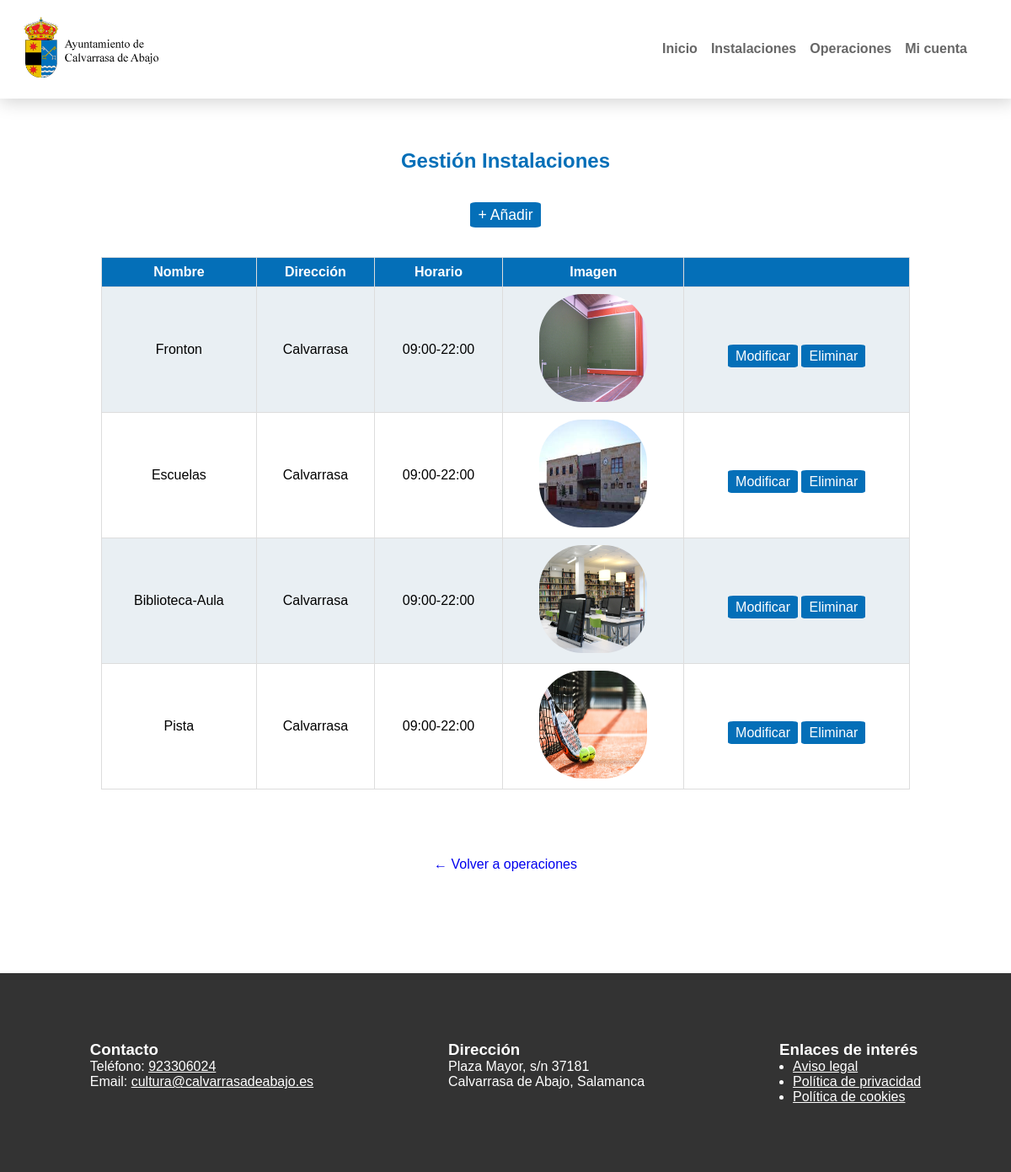
The page /index.php?ctl=gestionarInstalaciones (signed in) on the database as committed earlier.
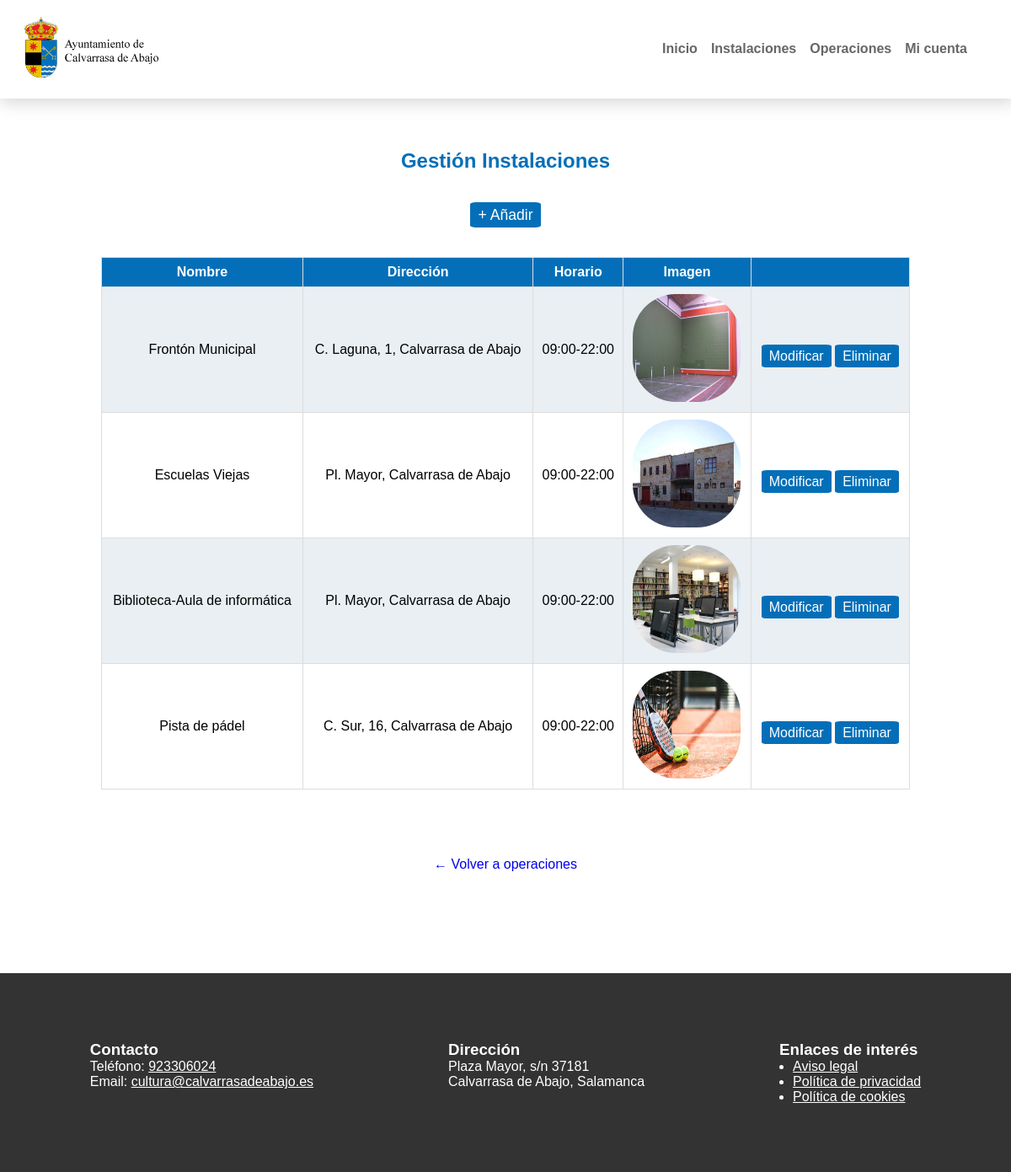
The same page on the database as committed later.
### tables this page shows
CREATE TABLE `instalaciones` (
  `id` int(11) NOT NULL,
  `nombre` varchar(50) NOT NULL,
  `direccion` varchar(100) NOT NULL,
  `horario` varchar(15) NOT NULL,
  `imagen` varchar(255) DEFAULT NULL
);

### controlador/ControladorReservas.php (called while the page is built, shortened)
<?php
    class ControladorReservas{
        public function gestionarInstalaciones(){
            $instalaciones=new Instalaciones();
            $datos=$instalaciones->verInstalaciones();
            $rutaImagen="./recursos/imagenes/";
            include_once ('vista/vista_gestionarInstalaciones.php');
        }
    }

### index.php (called while the page is built)
<?php
    include ("controlador/controladorFrontal.php")
?>

### modelo/Conectar.php (called while the page is built)
<?php
class Conectar{
    public static function conexion(){
        try {
            $conexion = new PDO('mysql:host=' . Config::$host. ';dbname=' . Config::$database . ';port=' . Config::$port . ';charset=' . Config::$charset, Config::$username, Config::$password);
            $conexion->setAttribute(PDO::ATTR_ERRMODE, PDO::ERRMODE_EXCEPTION);
        } catch (PDOException $e) {
            exit("<h1><br>Fichero: " . $e->getFile() . "<br>Línea: " . $e->getLine() . "<br>Error: " . $e->getMessage() . "</h1>");
        }
        return $conexion;
    }
}
?>

### modelo/Instalaciones.php (called while the page is built, shortened)
<?php
class Instalaciones{
    public function verInstalaciones(){
        try{
            $sql = "SELECT id, nombre, direccion, horario, imagen FROM instalaciones" ;
            $consulta = Conectar::conexion()->prepare($sql);
            $instalacion = $consulta->execute();
            $instalacion = $consulta->fetchAll(PDO::FETCH_ASSOC);
            return $instalacion;
        }catch (PDOException $e) {
            exit("<h1><br>Fichero: " . $e->getFile() . "<br>Línea: " . $e->getLine() . "<br>Error: " . $e->getMessage() . "</h1>");
        }
   }
}
?>

### vista/vista_gestionarInstalaciones.php (the view, shortened to what this page needs)
<h2>Gestión Instalaciones</h2>
    <?php if(count($datos) < 1){ ?>
        <p>No existen instalaciones</p>
    <?php }else { ?>
<form action="index.php?ctl=gestionarInstalaciones" method="post" enctype="multipart/form-data">
    <?php if(!isset($_REQUEST['anadirInstalacion'])){
            if(!isset($_REQUEST['modificarIns'])){?>
                <td><input class="botonP botonA" type="submit" name="anadirInstalacion" id="anadirInstalacion" value="+ Añadir" ></td>
                <?php } else {?>
                    <td><input class="botonP botonA" type="submit" name="anadirInstalacion" id="anadirInstalacion" value="+ Añadir" style="visibility: hidden;"></td>
                <?php }?>
    <?php }?>
    <table class="gestionarInstalaciones">
        <th>Nombre</th>
        <th>Dirección</th>
        <th>Horario</th>
        <th>Imagen</th>
        <th colspan="2"></th>
    <?php foreach($datos as $indice=>$contenido){?>
        <tr>
        <?php if(!isset($_REQUEST['modificarIns'])){ ?>
            <td><?= $datos[$indice]["nombre"]?></td>
            <td><?= $datos[$indice]["direccion"]?></td>
            <td><?= $datos[$indice]["horario"]?></td>
            <td><img src="<?=$rutaImagen.$datos[$indice]['imagen']?>"></td>
        <td><button class="botonM" type="submit" name="modificarIns" id="modificarIns" value="<?= $datos[$indice]["id"]?>">Modificar</button>
            <button class="botonE" type="submit" name="eliminarIns" id="eliminarIns" value="<?= $datos[$indice]["id"]?>">Eliminar</button>
        </td>
        <?php }  }?>
        </tr>
</form>
<?php } ?>
<a class="enlaceP" href="index.php?ctl=operaciones"> &larr; Volver a operaciones</a>
<?php $contenido = ob_get_clean();?>
<?php include 'estructura.php' ;?>

### controlador/controladorFrontal.php (shortened to what this page needs)
<?php
$map=array(
    'home' => array(
        'controller' => 'ControladorInicio',
        'action' => 'home',
    ),
    'login' => array(
        'controller' => 'ControladorInicio',
        'action' => 'login',
    ),
    'registro' => array(
        'controller' => 'ControladorInicio',
        'action' => 'registro',
    ),
    'validar' => array(
        'controller' => 'ControladorInicio',
        'action' => 'validar',
    ),
    'modificarDatos' => array(
        'controller' => 'ControladorInicio',
        'action' => 'modificarDatos',
    ),
    'reservasUsuario' => array(
        'controller' => 'ControladorInicio',
        'action' => 'reservasUsuario',
    ),
    'logout' => array(
        'controller' => 'ControladorInicio',
        'action' => 'logout',
    ),
    'inicio' => array(
        'controller' => 'ControladorReservas',
        'action' => 'inicio',
    ),
    'instalaciones' => array(
        'controller' => 'ControladorReservas',
        'action' => 'instalaciones',
    ),
    'reservas' => array(
        'controller' => 'ControladorReservas',
        'action' => 'reservas',
    ),
    'reservasUsuario' => array(
        'controller' => 'ControladorReservas',
        'action' => 'reservasUsuario',
    ),
    'contacto' => array(
        'controller' => 'ControladorReservas',
        'action' => 'contacto',
    ),
    'operaciones' => array(
        'controller' => 'ControladorReservas',
        'action' => 'operaciones',
    ),
    'gestionarInstalaciones' => array(
        'controller' => 'ControladorReservas',
        'action' => 'gestionarInstalaciones',
    ),
    'gestionarReservas' => array(
        'controller' => 'ControladorReservas',
        'action' => 'gestionarReservas',
    ),
    'gestionarUsuarios' => array(
        'controller' => 'ControladorReservas',
        'action' => 'gestionarUsuarios',
    ),
    'generarInforme' => array(
        'controller' => 'ControladorPDF',
        'action' => 'generarInforme',
    ),
);
if (isset($_REQUEST['ctl'])) {
    if (isset($map[$_REQUEST['ctl']])) {
        $ruta = $_REQUEST['ctl'];
    } else {
        echo '<p><h2>Error 404: No existe la ruta <i>' . $_REQUEST['ctl'] . '</h2></p>';
        exit;
    }
} else {
    $ruta = 'home';
}
$controlador = $map[$ruta];
if (method_exists($controlador['controller'], $controlador['action'])) {
    call_user_func(
        array(
            new $controlador['controller'],
            $controlador['action']
        )
    );
} else {
    echo '<p><h2>Error 404: El controlador <i>' . $controlador['controller'] . '->' . $controlador['action'] . '</i> no existe</h2></p>';
}
?>

### vista/estructura.php (shortened to what this page needs)
<!DOCTYPE html>
<html lang="es">
    <head>
        <link rel="stylesheet" type="text/css" href="vista/css/estilosInicio.css" />
    </head>
    <body>
        <nav>
            <ul id="menu">
                <li><a href="index.php?ctl=home"><img src="./recursos/imagenes/ayto-calvarrasa-3.png"></a></li>
                <li><a href="index.php?ctl=home">Inicio</a></li>
                <li><a href="index.php?ctl=instalaciones">Instalaciones</a></li>
                <?php if(!$_SESSION){?>
                <li><a href="index.php?ctl=contacto">Contacto</a></li>
                <li><a href="index.php?ctl=registro">Registro</a></li>
                <li><a href="index.php?ctl=login">Iniciar sesión</a></li>
                <?php } else if($_SESSION['perfil_usuario']=="administrador"){?>
                <li><a href="index.php?ctl=operaciones">Operaciones</a></li>
                <li><a href="#">Mi cuenta</a>
                </li>
                <?php  } ;?>
            </ul>
        </nav>
        <main>
            <div class='gestion'>
                <?php echo $contenido ;?>
            </div>
        </main>
        <footer>
            <div>
                <h3>Contacto</h3>
                <p>Teléfono: <a href="tel:923306024">923306024</a></p>
                <p>Email: <a href="mailto:cultura@calvarrasadeabajo.es">cultura@calvarrasadeabajo.es</a></p>
            </div>
            <div>
               <h3>Dirección</h3>
               <p>Plaza Mayor, s/n 37181<br>
               Calvarrasa de Abajo, Salamanca</p>
            </div>
            <div>
                <h3>Enlaces de interés</h3>
                <ul id="listaPie">
                    <li><a href="https://calvarrasadeabajo.es/aviso-legal/">Aviso legal</a></li>
                    <li><a href="https://calvarrasadeabajo.es/politica-de-privacidad/">Política de privacidad</a></li>
                    <li><a href="https://calvarrasadeabajo.es/politica-de-cookies/">Política de cookies</a></li>
                </ul>
            </div>
        </footer>
    </body>
</html>

### vista/css/estilosInicio.css (style rules this page uses)
* { padding: 0; margin: 0; }
:root { --color_azul: #046fb8; }
body { font-family: 'Lucida Sans', 'Lucida Sans Regular', 'Lucida Grande', 'Lucida Sans Unicode', Geneva, Verdana, sans-serif; font-size: 1em; height: fit-content; }
h2 { color: var(--color_azul); text-align: center; }
main { margin: 5% auto 10%; }
nav { border-bottom: 1px solid white; box-shadow: 2px 2px 20px 2px lightgray; width: 100%; }
nav img { width: auto; height: 9vh; }
nav ul#menu { display: flex; align-items: center; padding: 1.25em; margin-right: 2%; justify-content:flex-end; }
nav>ul#menu li { display: inline; position: relative; }
nav li a { color: rgba(0,0,0,.6); font-weight: bold; text-decoration: none; padding: 0 .5em 0 ; }
nav li:nth-child(1) { margin-right: auto; }
nav li:last-child { position: relative; display: inline-block; }
.enlaceP { text-decoration: none; display: block; margin: 5em auto; text-align: center; }
.botonP, .botonE, .botonM, .botonG { font-size: 1em; text-align: center; background-color: var(--color_azul); width: fit-content; color: white; padding: .2em .5em; margin: 1em auto .1em; border-radius: 8%; text-decoration: none; display: block; border: 1px solid transparent; }
.botonA { margin: 2em auto; font-size: 1.1em; }
table { border-collapse: collapse; width: 80%; text-align: center; }
table th { background-color: var(--color_azul); color: white; border: 1px solid #ddd; padding: 8px; }
table td { border: 1px solid #ddd; padding: 8px; }
table tr:nth-child(even) { background-color: #e9eff3; }
table img { width: 8em; height: 8em; border-radius: 40%; }
table td .botonP, table td .botonE, table td .botonM { display: inline-flex; }
#reservasUsuario, #gestionarUsuarios, .gestionarInstalaciones { margin: 2em auto; border: 1px solid black; }
footer { background-color: #333333; color: white; display: flex; justify-content: center; }
footer div { padding: 5em; }
footer a { color: white; }
footer li { margin-left: 1em ; }

Rows that differ between the two databases and show on the page:
changed instalaciones: nombre "Fronton" → "Frontón Municipal"; direccion "Calvarrasa" → "C. Laguna, 1, Calvarrasa de Abajo"
changed instalaciones: nombre "Escuelas" → "Escuelas Viejas"; direccion "Calvarrasa" → "Pl. Mayor, Calvarrasa de Abajo"
changed instalaciones: nombre "Biblioteca-Aula" → "Biblioteca-Aula de informática"; direccion "Calvarrasa" → "Pl. Mayor, Calvarrasa de Abajo"
changed instalaciones: nombre "Pista" → "Pista de pádel"; direccion "Calvarrasa" → "C. Sur, 16, Calvarrasa de Abajo"
